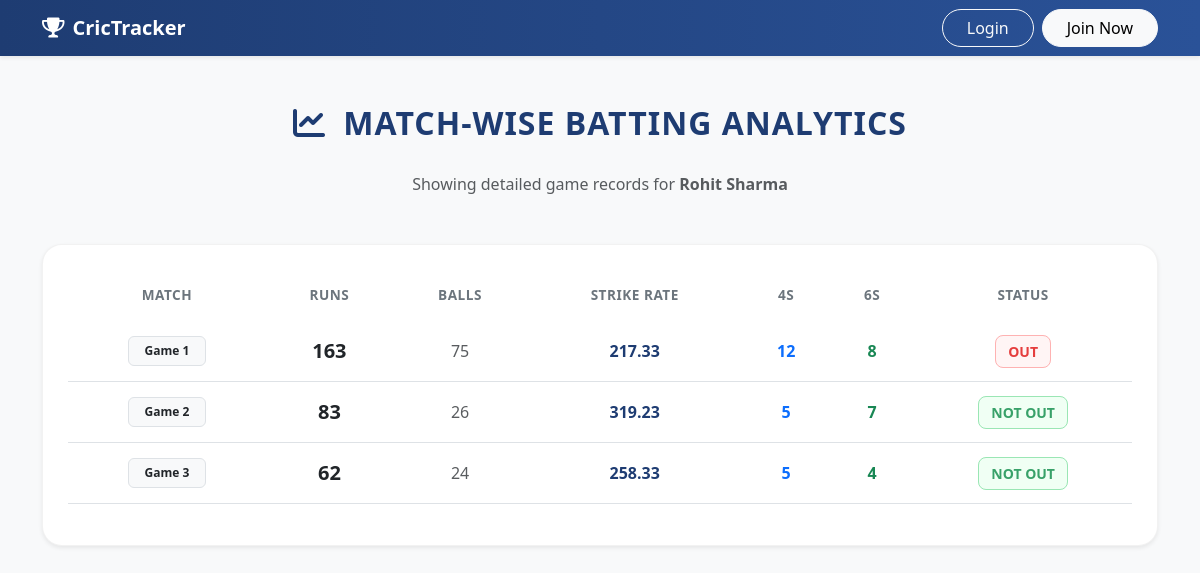
Page /player_batting_performance/10 on the committed database.
### Records/models.py (models this page shows, shortened)
class Player(models.Model):
    firstname = models.CharField(max_length = 255)
    lastname = models.CharField(max_length = 255)
    role = models.CharField(max_length=50, null=True)
    batting_style = models.CharField(max_length=50, null=True)
    balling_style = models.CharField(max_length=50, null=True)
    team = models.ForeignKey(Team, on_delete = models.CASCADE, related_name="players")
    created_by = models.ForeignKey(Profile , on_delete=models.CASCADE)
    created_at = models.DateTimeField(auto_now_add=True , null = True)

class BattingPerformance(models.Model):
    player = models.ForeignKey(Player , on_delete = models.CASCADE )
    runs = models.IntegerField(default=0)
    balls = models.IntegerField(default=0)
    dot = models.IntegerField(default=0)
    singles = models.IntegerField(default=0)
    doubles = models.IntegerField(default=0)
    tripples = models.IntegerField(default=0)
    fours = models.IntegerField(default=0)
    sixes = models.IntegerField(default=0)
    is_out = models.BooleanField(default=True)
    created_at = models.DateTimeField(auto_now_add=True, null = True)
    def strike_rate(self):
        return (self.runs / self.balls * 100) if self.balls > 0 else 0

### Records/views.py (the view)
# urls.py: path('player_batting_performance/<int:id>',views.player_batting_performance,name='player_batting_performance'),
def player_batting_performance(request,id):
    player = Player.objects.get(id = id)
    performances = BattingPerformance.objects.filter(player=player)
    context = {
        'player' : player,
        'performances' : performances
    }
    return render(request,'performance/player_batting_performance.html' , context)

### template/performance/player_batting_performance.html (shortened to what this page needs)
<!DOCTYPE html>
<html lang="en">
<head>
    {% load static %}
    <link href="https://cdnjs.cloudflare.com/ajax/libs/font-awesome/6.0.0/css/all.min.css" rel="stylesheet">
    <link href="https://cdn.jsdelivr.net/npm/bootstrap@5.3.0/dist/css/bootstrap.min.css" rel="stylesheet">
</head>
<body class="bg-light">
    {% include 'header.html' %}
    <div class="container py-5">
        <h2 class="text-center page-title">
            <i class="fas fa-chart-line me-2"></i> Match-wise Batting Analytics
        </h2>
        <p class="text-center text-muted mb-5">Showing detailed game records for <strong>{{ player.firstname|capfirst }} {{ player.lastname|capfirst }}</strong></p>
        {% if performances %}
        <div class="table-container shadow-sm">
            <div class="table-responsive">
                <table class="table table-hover text-center">
                    <thead>
                        <tr>
                            <th>Match</th>
                            <th>Runs</th>
                            <th>Balls</th>
                            <th>Strike Rate</th>
                            <th>4s</th>
                            <th>6s</th>
                            <th>Status</th>
                        </tr>
                    </thead>
                    <tbody>
                        {% for performance in performances %}
                        <tr>
                            <td><span class="badge bg-light text-dark px-3 py-2 border">Game {{ forloop.counter }}</span></td>
                            <td class="fs-5 fw-bold text-dark">{{ performance.runs }}</td>
                            <td class="text-muted">{{ performance.balls }}</td>
                            <td>
                                <span class="strike-rate-text">
                                    {% if performance.balls > 0 %}
                                        {{ performance.strike_rate|floatformat:2 }}
                                    {% else %}
                                        0.00
                                    {% endif %}
                                </span>
                            </td>
                            <td><span class="text-primary fw-bold">{{ performance.fours }}</span></td>
                            <td><span class="text-success fw-bold">{{ performance.sixes }}</span></td>
                            <td>
                                {% if performance.is_out > 0 %}
                                    <span class="badge-out small">OUT</span>
                                {% else %}
                                    <span class="badge-notout small">NOT OUT</span>
                                {% endif %}
                            </td>
                        </tr>
                        {% endfor %}
                    </tbody>
                </table>
            </div>
        </div>
        {% endif %}
    </div>
</body>
</html>

### template/performance/player_batting_performance.html (style rules this page uses)
body { background-color: #f4f7fa; font-family: 'Segoe UI', Tahoma, Geneva, Verdana, sans-serif; }
.page-title { font-weight: 800; color: #1e3c72; margin-bottom: 30px; text-transform: uppercase; letter-spacing: 1px; }
.table-container { background: white; border-radius: 20px; padding: 25px; box-shadow: 0 10px 30px rgba(0, 0, 0, 0.05); border: 1px solid rgba(0,0,0,0.05); }
.table thead { background-color: #f8f9fa; }
.table thead th { border: none; color: #6c757d; font-size: 0.85rem; text-transform: uppercase; letter-spacing: 0.5px; padding: 15px; }
.table tbody td { padding: 15px; vertical-align: middle; font-weight: 500; color: #495057; }
.badge-out { background-color: #fff5f5; color: #e53e3e; border: 1px solid #feb2b2; font-weight: 700; padding: 6px 12px; border-radius: 8px; }
.badge-notout { background-color: #f0fff4; color: #38a169; border: 1px solid #9ae6b4; font-weight: 700; padding: 6px 12px; border-radius: 8px; }
.strike-rate-text { color: #1e3c72; font-weight: 700; }

### rows in the picture
Player: firstname "Rohit", lastname "Sharma"
BattingPerformance: runs "163", balls "75", strike_rate "217.33", fours "12", sixes "8", is_out "OUT"
BattingPerformance: runs "83", balls "26", strike_rate "319.23", fours "5", sixes "7", is_out "NOT OUT"
BattingPerformance: runs "62", balls "24", strike_rate "258.33", fours "5", sixes "4", is_out "NOT OUT"
